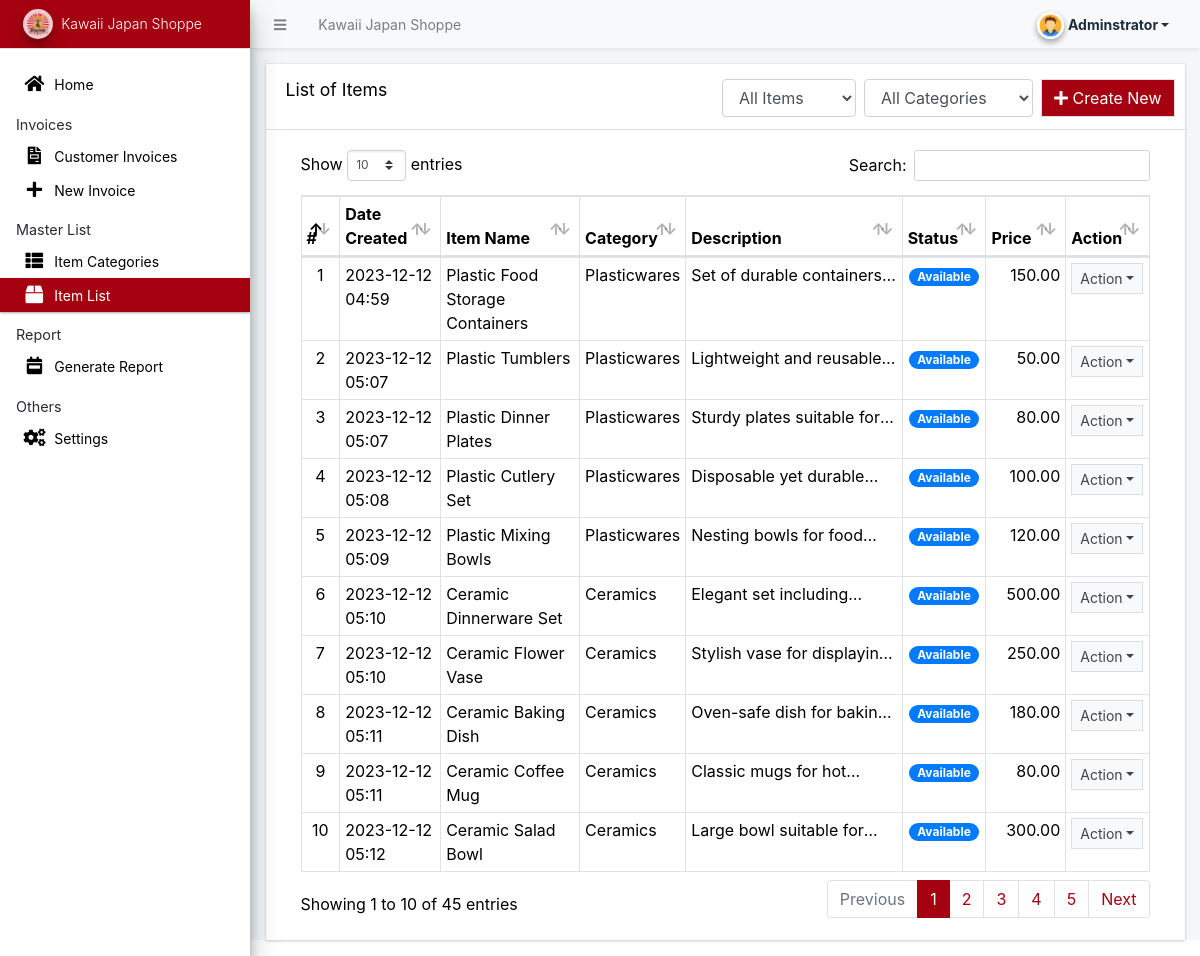
Before: /admin/?page=product (signed in) with the older database file.
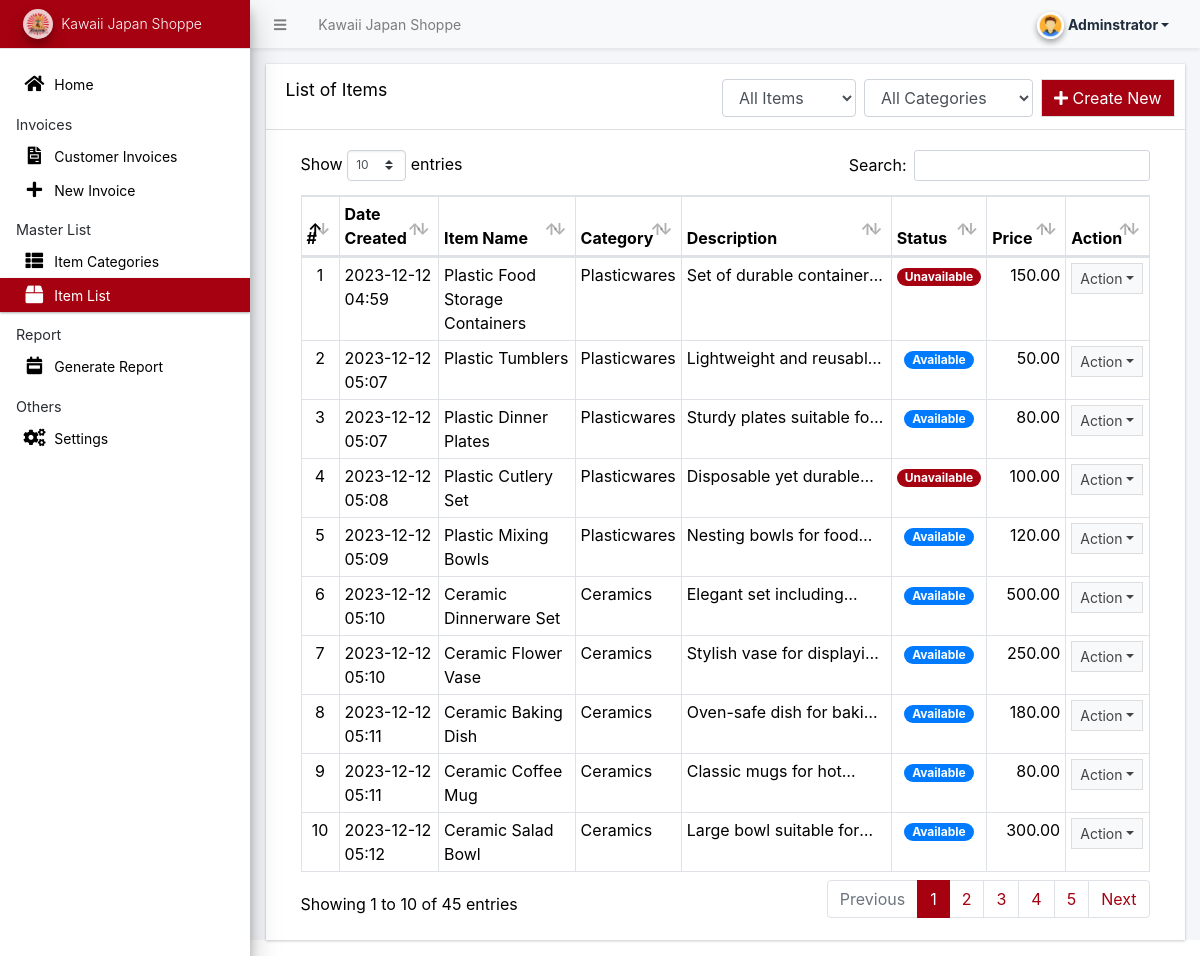
After: the same page with the newer database file.
### tables this page shows
CREATE TABLE `product_list` (
  `id` int(30) NOT NULL,
  `category_id` int(30) NOT NULL,
  `product` varchar(250) NOT NULL,
  `description` text NOT NULL,
  `status` tinyint(1) NOT NULL DEFAULT 1 COMMENT '1 = available, 2 = unavailable',
  `price` float NOT NULL,
  `date_created` datetime NOT NULL DEFAULT current_timestamp(),
  `date_updated` datetime DEFAULT NULL ON UPDATE current_timestamp()
);

CREATE TABLE `category_list` (
  `id` int(30) NOT NULL,
  `name` varchar(250) NOT NULL,
  `description` text NOT NULL,
  `type` tinyint(1) NOT NULL DEFAULT 1 COMMENT '1 = product, 2 = service',
  `date_created` datetime NOT NULL DEFAULT current_timestamp(),
  `date_updated` datetime DEFAULT NULL ON UPDATE current_timestamp()
);

### admin/product/index.php (the view, shortened to what this page needs)
<div class="card card-outline rounded-0 card-maroon">
    <div class="card-header">
        <h3 class="card-title">List of Items</h3>
        <div class="card-tools">
            <a href="javascript:void(0)" id="create_product" class="btn btn-flat btn-default bg-maroon">
                <span class="fas fa-plus"></span> Create New
            </a>
        </div>
        <div class="card-tools mr-2">
            <select class="form-control" id="category_filter">
                <option value="">All Categories</option>
            </select>
        </div>
        <div class="card-tools mr-2">
            <select class="form-control" id="status_filter">
                <option value="">All Items</option>
            </select>
        </div>
    </div>
    <div class="card-body">
        <div class="container-fluid">
            <div class="container-fluid">
                <table class="table table-bordered table-stripped">
                    <colgroup>
                        <col width="5%">
                        <col width="13%">
                        <col width="18%">
                        <col width="10%">
                        <col width="30%">
                        <col width="10%">
                        <col width="10%">
                        <col width="15%">
                    </colgroup>
                    <thead>
                        <tr>
                            <th>#</th>
                            <th>Date Created</th>
                            <th>Item Name</th>
                            <th>Category</th>
                            <th>Description</th>
                            <th>Status</th>
                            <th>Price</th>
                            <th>Action</th>
                        </tr>
                    </thead>
                    <tbody>
                        <?php
                        $i = 1;
                        $qry = $conn->query("SELECT p.*, c.name as cname FROM `product_list` p INNER JOIN category_list c ON c.id = p.category_id ORDER BY date(p.date_created) DESC ");
                        while ($row = $qry->fetch_assoc()) :
                            $row['description'] = strip_tags(stripslashes(html_entity_decode($row['description'])));
                        ?>
                            <tr class="filtered-row" data-category="<?php echo $row['category_id']; ?>" data-status="<?php echo $row['status']; ?>">
                                <td class="text-center"><?php echo $i++; ?></td>
                                <td><?php echo date("Y-m-d H:i", strtotime($row['date_created'])); ?></td>
                                <td><?php echo $row['product']; ?></td>
                                <td><?php echo $row['cname']; ?></td>
                                <td><p class="truncate-1 m-0"><?php echo $row['description']; ?></p></td>
                                <td class="text-center">
                                    <?php if ($row['status'] == 1) : ?>
                                        <span class="badge badge-default badge-primary rounded-pill px-2">Available</span>
                                    <?php else : ?>
                                        <span class="badge bg-maroon rounded-pill px-2">Unavailable</span>
                                    <?php endif; ?>
                                </td>
                                <td class="text-right"><?php echo number_format($row['price'], 2); ?></td>
                                <td align="center">
                                    <button type="button" class="btn btn-flat btn-default btn-sm dropdown-toggle dropdown-icon" data-toggle="dropdown">
                                        Action
                                    </button>
                                </td>
                            </tr>
                        <?php endwhile; ?>
                    </tbody>
                </table>
            </div>
        </div>
    </div>
</div>

Changed rows visible on the page:
changed product_list "Plastic Food Storage Containers": status "Available" → "Unavailable"
changed product_list "Plastic Cutlery Set": status "Available" → "Unavailable"
